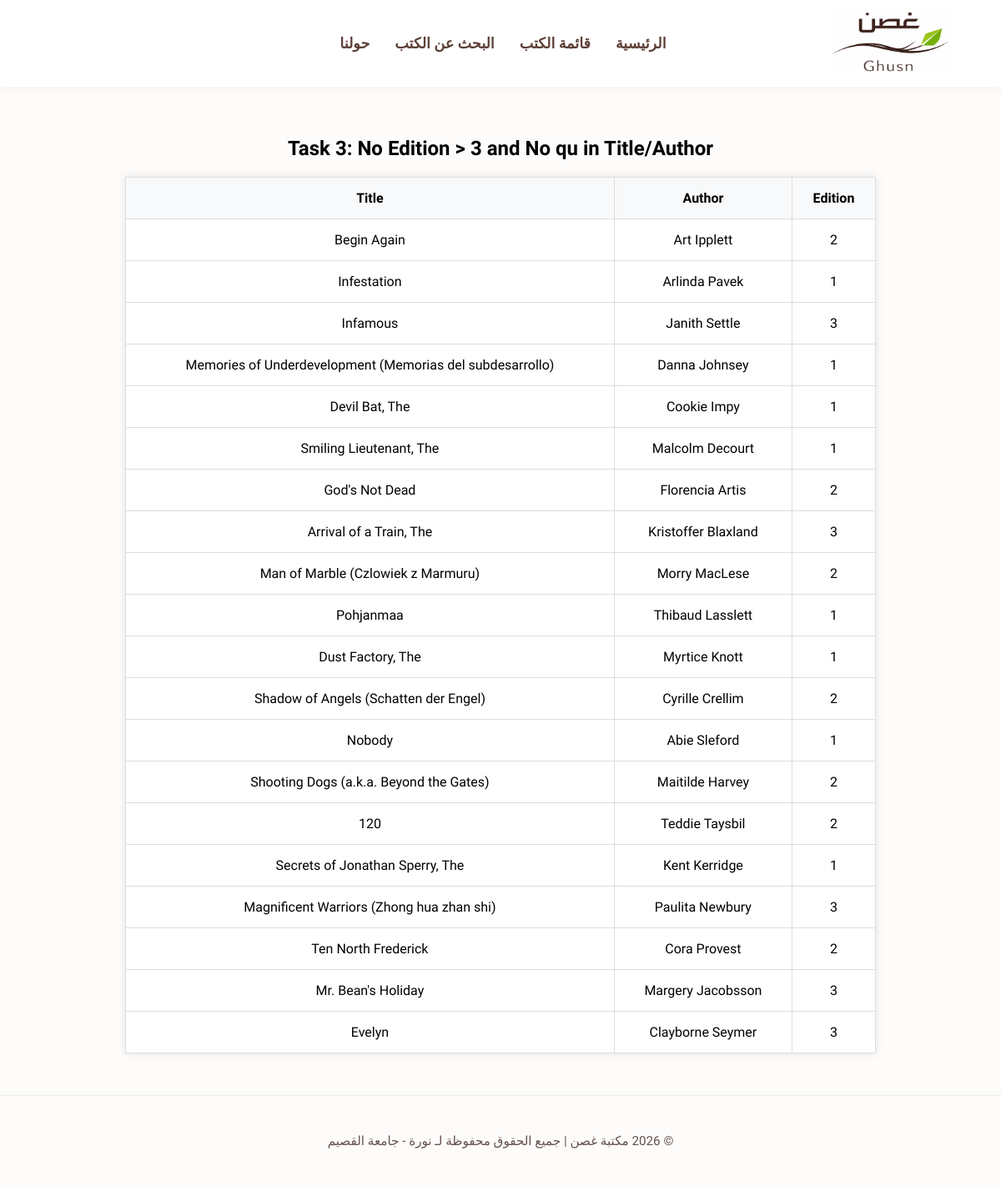
/books/lab8/task3/, run on an earlier commit of the app's database.
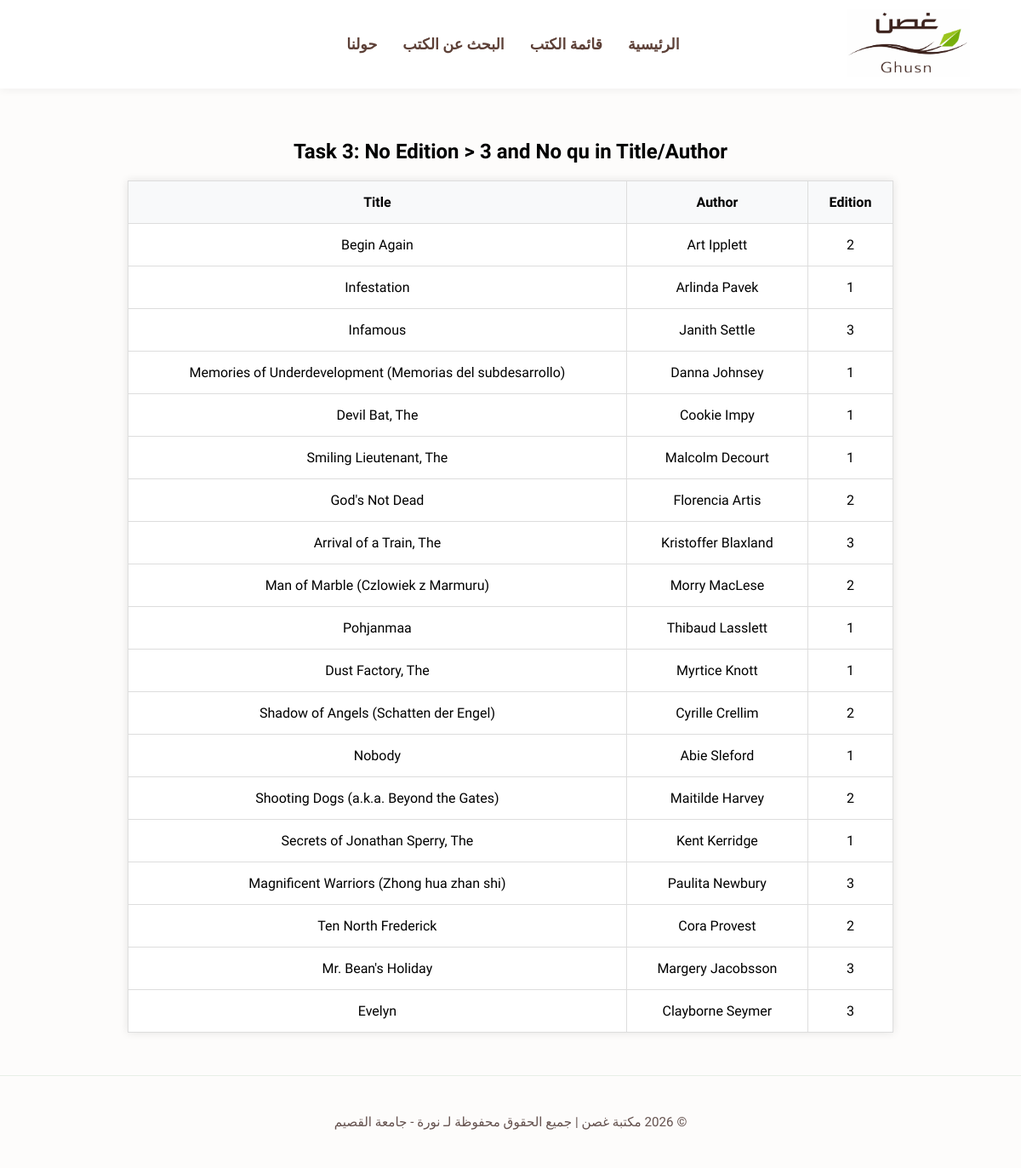
And on a later commit of the database.
### apps/bookmodule/models.py (models this page shows)
class Book(models.Model):
    title = models.CharField(max_length=50)
    author = models.CharField(max_length=50)
    price = models.FloatField(default=0.0)
    edition = models.SmallIntegerField(default=1)

### apps/bookmodule/views.py (the view)
# urls.py: path('lab8/task3/', views.task3, name="lab8_task3"),
def task3(request):
    query = ~Q(edition__gt=3) & ~(Q(title__icontains='qu') | Q(author__icontains='qu'))
    books = Book.objects.filter(query)
    return render(request, 'bookmodule/lab8/task3.html', {'books': books})

### apps/templates/bookmodule/lab8/task3.html
{% extends 'bookmodule/layouts/base.html' %}
{% block content %}
<div class="lab8-container">
    <h2>Task 3: No Edition > 3 and No qu in Title/Author</h2>
    <table>
        <thead>
            <tr>
                <th>Edition</th>
                <th>Author</th>
                <th>Title</th>
            </tr>
        </thead>
        <tbody>
            {% for book in books %}
            <tr>
                <td>{{ book.edition }}</td>
                <td>{{ book.author }}</td>
                <td>{{ book.title }}</td>
            </tr>
            {% empty %}
            <tr>
                <td colspan="3">No books found matching this criteria.</td>
            </tr>
            {% endfor %}
        </tbody>
    </table>
</div>
{% endblock %}

What changed in the data, as far as the page shows it:
no longer on this page (row edited): Book: edition "2", author "Teddie Taysbil", title "120"
